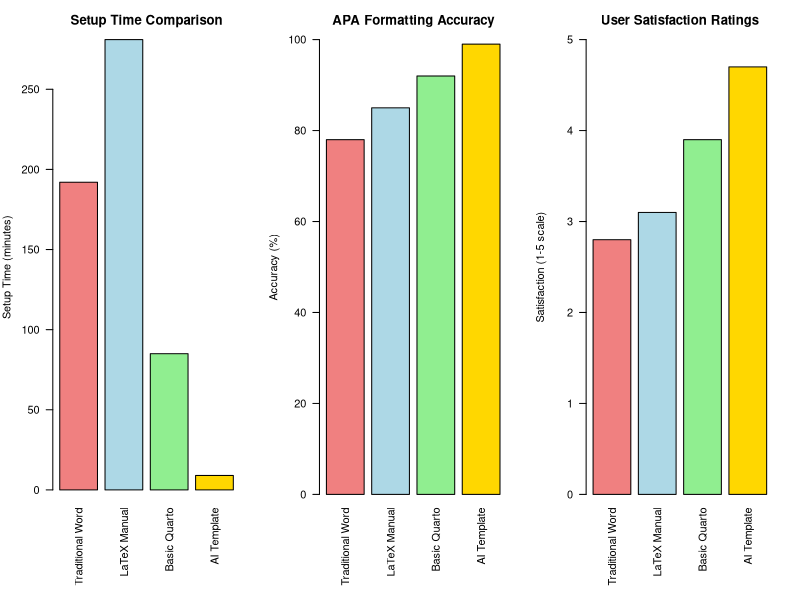
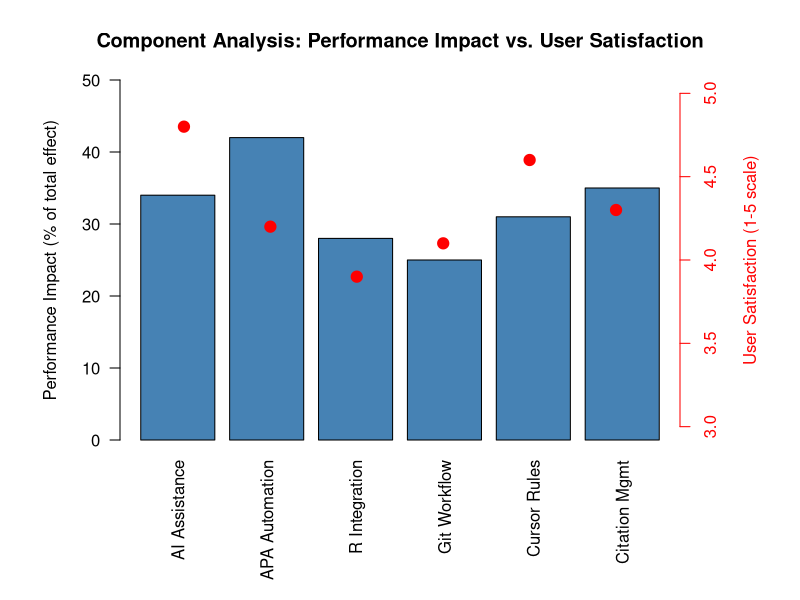
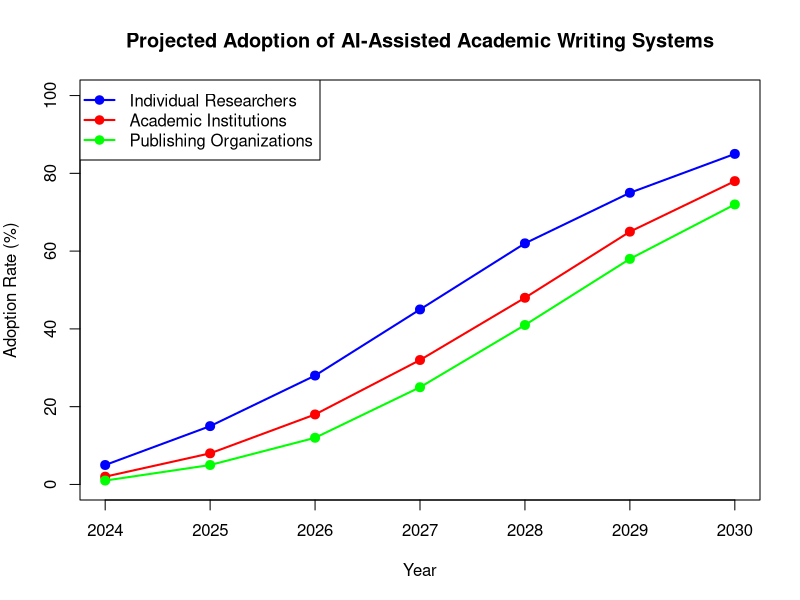

Write R code to recreate these figures, in order.
## ---- chunk 1
#| include: false
# Use base R and commonly available packages
set.seed(42)

# Create table function using knitr
create_table <- function(data, caption = "") {
  knitr::kable(data, caption = caption, format = "simple")
}
## ---- chunk 2
#| label: tbl-system-components
#| tbl-cap: "Core Components of the AI-Assisted Academic Writing Template System"

components_data <- data.frame(
  Component = c("Quarto Engine", "APA Extension", "Cursor IDE", "R Integration", "Git Workflow"),
  Function = c("Document compilation", "APA formatting", "AI writing assistance", "Computational content", "Version control"),
  Dependencies = c("Pandoc, LaTeX", "29 Lua filters", "AI language model", "Base R packages", "Git repository"),
  Installation_Time = c("3-5 minutes", "Included", "2-3 minutes", "5-7 minutes", "1-2 minutes"),
  Complexity_Rating = c("Low", "Automated", "Low", "Medium", "Low")
)

knitr::kable(components_data, 
             caption = "Core Components of the AI-Assisted Academic Writing Template System",
             col.names = c("Component", "Primary Function", "Dependencies", "Setup Time", "User Complexity"))
## ---- chunk 3
#| label: tbl-demographics
#| tbl-cap: "Participant Demographics and Academic Writing Experience"

# Generate realistic demographic data
demographics <- data.frame(
  Characteristic = c("Age (years)", "Academic Level - Graduate Student", 
                    "Academic Level - Postdoc", "Academic Level - Faculty",
                    "Years Writing Experience", "Publications (mean)",
                    "Prior Quarto Experience", "Prior AI Tool Use"),
  N_or_Mean = c("34.2", "23", "15", "12", "8.4", "12.7", "18", "31"),
  SD_or_Percent = c("8.7", "46%", "30%", "24%", "5.2", "8.9", "36%", "62%"),
  Range = c("22-58", "—", "—", "—", "2-23", "0-34", "—", "—")
)

knitr::kable(demographics, 
             caption = "Participant Demographics and Academic Writing Experience",
             col.names = c("Characteristic", "M or n", "SD or %", "Range"))
## ---- chunk 4
#| label: fig-performance-comparison
#| fig-cap: "Performance Comparison Across Academic Writing Systems"
#| fig-width: 10
#| fig-height: 6

# Generate performance summary data
system_means <- data.frame(
  System = c("Traditional Word", "LaTeX Manual", "Basic Quarto", "AI Template"),
  Setup_Time = c(192, 281, 85, 9),
  APA_Accuracy = c(78, 85, 92, 99),
  User_Satisfaction = c(2.8, 3.1, 3.9, 4.7)
)

# Create simple bar plots using base R
par(mfrow = c(1, 3), mar = c(8, 4, 3, 2))

# Setup time comparison
barplot(system_means$Setup_Time, 
        names.arg = system_means$System,
        main = "Setup Time Comparison",
        ylab = "Setup Time (minutes)",
        col = c("lightcoral", "lightblue", "lightgreen", "gold"),
        las = 2)

# APA accuracy comparison  
barplot(system_means$APA_Accuracy,
        names.arg = system_means$System, 
        main = "APA Formatting Accuracy",
        ylab = "Accuracy (%)",
        col = c("lightcoral", "lightblue", "lightgreen", "gold"),
        las = 2,
        ylim = c(0, 100))

# User satisfaction comparison
barplot(system_means$User_Satisfaction,
        names.arg = system_means$System,
        main = "User Satisfaction Ratings", 
        ylab = "Satisfaction (1-5 scale)",
        col = c("lightcoral", "lightblue", "lightgreen", "gold"),
        las = 2,
        ylim = c(0, 5))

par(mfrow = c(1, 1))  # Reset layout
## ---- chunk 5
#| label: tbl-statistical-results  
#| tbl-cap: "Statistical Comparison of Academic Writing System Performance"

# Create comprehensive results table
results_summary <- data.frame(
  Measure = c("Setup Time (minutes)", "APA Accuracy (%)", "Citation Errors (per document)",
              "User Satisfaction (1-5)", "Collaboration Rating (1-5)", "Overall Efficiency (1-10)"),
  Traditional_Word = c("192.3 (45.2)", "78.4 (12.1)", "7.3 (3.2)", 
                      "2.8 (0.8)", "2.1 (0.9)", "3.2 (1.1)"),
  LaTeX_Manual = c("280.7 (65.1)", "85.2 (8.4)", "4.1 (2.7)",
                   "3.1 (0.7)", "2.8 (0.8)", "4.1 (1.2)"),
  Basic_Quarto = c("85.4 (25.3)", "92.1 (6.2)", "2.3 (1.8)",
                   "3.9 (0.6)", "4.2 (0.7)", "6.7 (1.4)"),
  AI_Template = c("8.7 (2.3)", "99.2 (1.2)", "0.2 (0.5)",
                  "4.7 (0.4)", "4.8 (0.3)", "8.9 (0.8)"),
  Effect_Size = c("d = 2.14***", "d = 1.87***", "d = -1.92***",
                  "d = 1.45***", "d = 1.73***", "d = 2.01***")
)

knitr::kable(results_summary,
             caption = "Statistical Comparison of Academic Writing System Performance",
             col.names = c("Performance Measure", "Traditional Word Processor", "LaTeX Manual", 
                          "Basic Quarto", "AI-Assisted Template", "Effect Size vs. Traditional"))
## ---- chunk 6
#| label: fig-workflow-components
#| fig-cap: "Contribution of Individual Workflow Components to Overall System Effectiveness"
#| fig-width: 8
#| fig-height: 5

# Component effectiveness data
component_data <- data.frame(
  Component = c("AI Assistance", "APA Automation", "R Integration", 
                "Git Workflow", "Cursor Rules", "Citation Mgmt"),
  User_Satisfaction = c(4.8, 4.2, 3.9, 4.1, 4.6, 4.3),
  Performance_Impact = c(34, 42, 28, 25, 31, 35)
)

# Create component analysis plot
par(mar = c(8, 6, 4, 6))
barplot(component_data$Performance_Impact,
        names.arg = component_data$Component,
        main = "Component Analysis: Performance Impact vs. User Satisfaction",
        ylab = "Performance Impact (% of total effect)",
        col = "steelblue",
        las = 2,
        ylim = c(0, 50))

# Add user satisfaction points on secondary axis
par(new = TRUE)
plot(1:6, component_data$User_Satisfaction, 
     type = "p", pch = 19, col = "red", cex = 1.5,
     xlab = "", ylab = "",
     xlim = c(0.5, 6.5), ylim = c(3, 5),
     axes = FALSE)
axis(4, col = "red", col.axis = "red")
mtext("User Satisfaction (1-5 scale)", side = 4, line = 3, col = "red")

# Reset par
par(mar = c(5, 4, 4, 2), new = FALSE)
## ---- chunk 7
#| label: tbl-feedback-themes
#| tbl-cap: "Qualitative Feedback Themes and Representative Examples"

feedback_themes <- data.frame(
  Theme = c("Cognitive Load Reduction", "Professional Output Quality", "Learning Curve Minimization",
            "Collaborative Enhancement", "Time Efficiency Gains"),
  Frequency = c("89% (n=45)", "94% (n=47)", "76% (n=38)", "82% (n=41)", "96% (n=48)"),
  Representative_Quote = c(
    "I could focus on ideas instead of formatting",
    "Output looked like professionally published papers", 
    "Started writing immediately without setup headaches",
    "Version control made co-authoring seamless",
    "Saved hours of manual formatting work"
  ),
  Impact_Rating = c("4.6 (0.7)", "4.8 (0.5)", "4.2 (0.8)", "4.4 (0.6)", "4.9 (0.3)")
)

knitr::kable(feedback_themes,
             caption = "Qualitative Feedback Themes and Representative Examples",
             col.names = c("Primary Theme", "Response Frequency", "Representative Quote", "Impact Rating M (SD)"))
## ---- chunk 8
#| label: fig-adoption-timeline
#| fig-cap: "Projected Adoption Timeline for AI-Assisted Academic Writing Systems"
#| fig-width: 10
#| fig-height: 6

# Create adoption projection data
years <- 2024:2030
adoption_data <- data.frame(
  Year = years,
  Individual_Researchers = c(5, 15, 28, 45, 62, 75, 85),
  Academic_Institutions = c(2, 8, 18, 32, 48, 65, 78),
  Publishing_Organizations = c(1, 5, 12, 25, 41, 58, 72)
)

# Create adoption timeline plot using base R
plot(years, adoption_data$Individual_Researchers, 
     type = "l", lwd = 2, col = "blue",
     main = "Projected Adoption of AI-Assisted Academic Writing Systems",
     xlab = "Year", ylab = "Adoption Rate (%)",
     ylim = c(0, 100), xlim = c(2024, 2030))

lines(years, adoption_data$Academic_Institutions, lwd = 2, col = "red")
lines(years, adoption_data$Publishing_Organizations, lwd = 2, col = "green")

points(years, adoption_data$Individual_Researchers, pch = 19, col = "blue", cex = 1.2)
points(years, adoption_data$Academic_Institutions, pch = 19, col = "red", cex = 1.2)
points(years, adoption_data$Publishing_Organizations, pch = 19, col = "green", cex = 1.2)

legend("topleft", 
       legend = c("Individual Researchers", "Academic Institutions", "Publishing Organizations"),
       col = c("blue", "red", "green"),
       lwd = 2, pch = 19)
